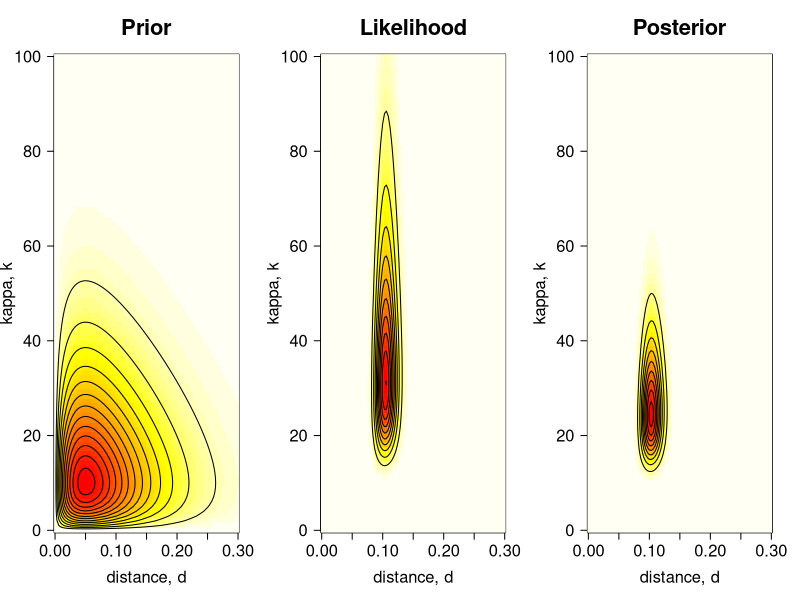
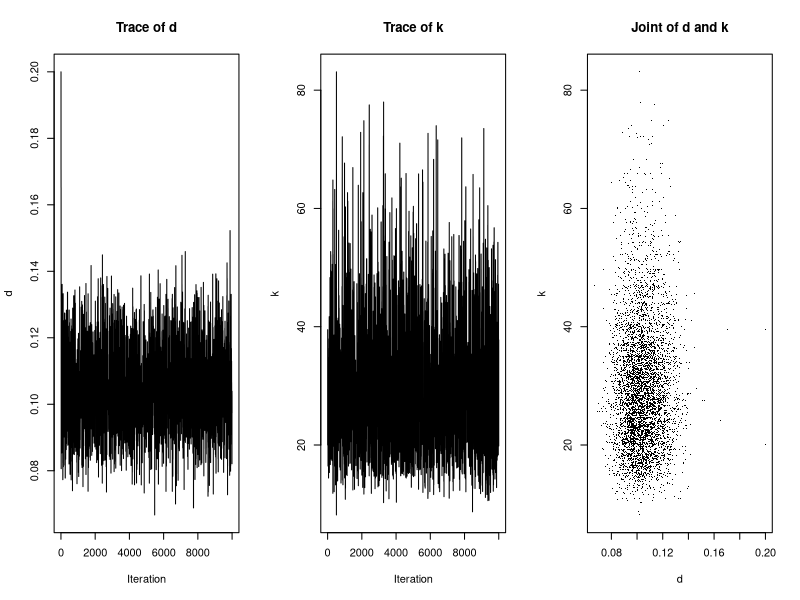
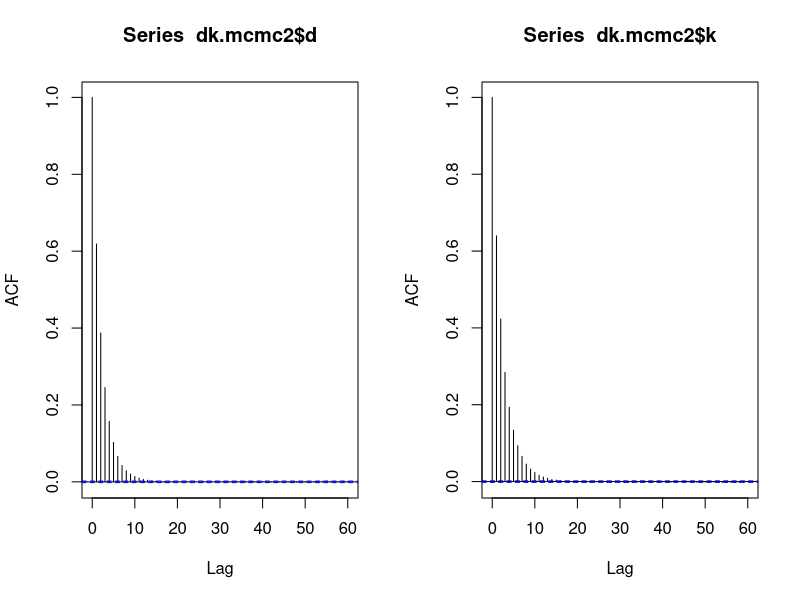
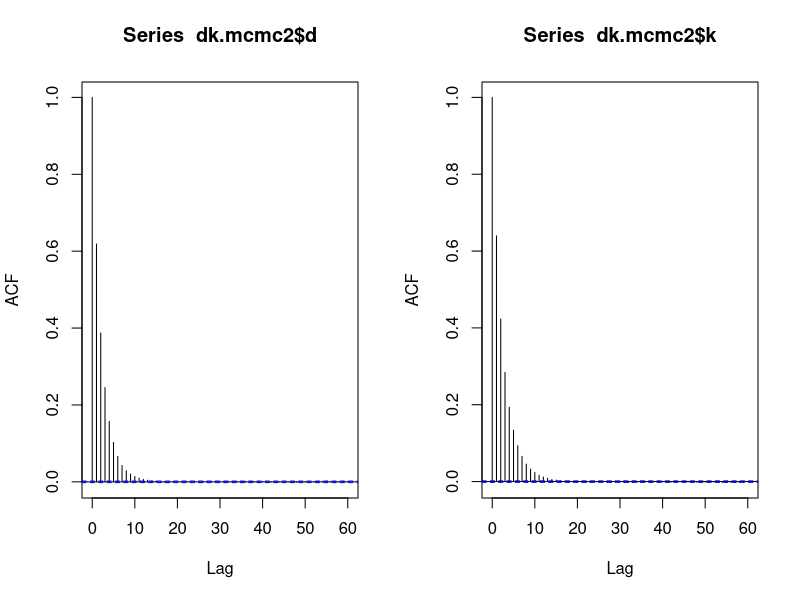
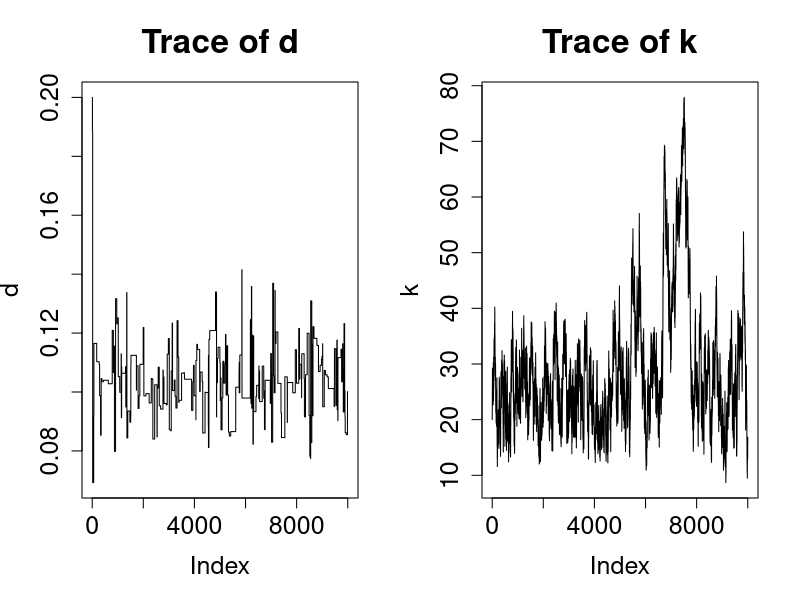
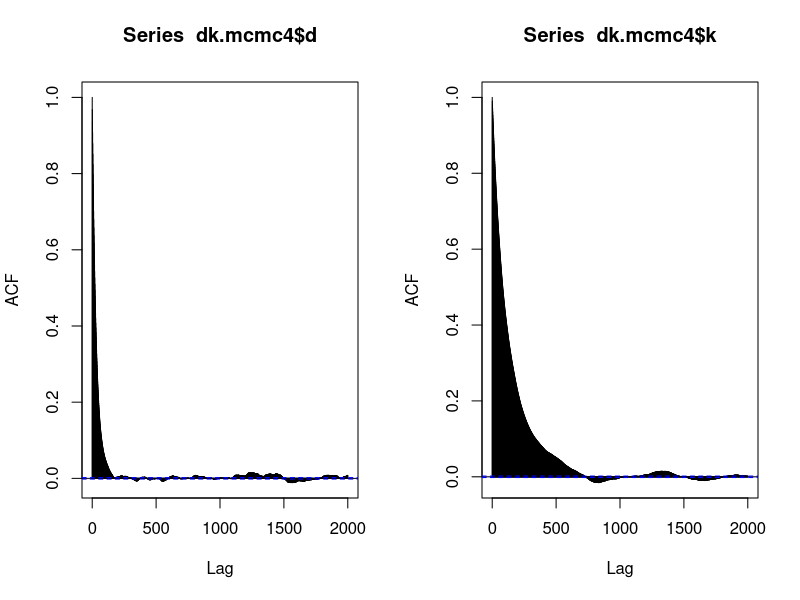
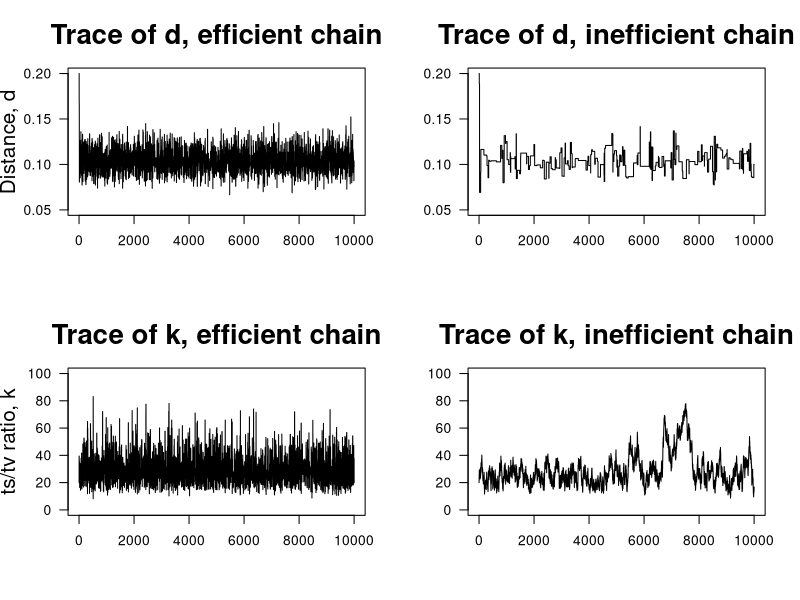
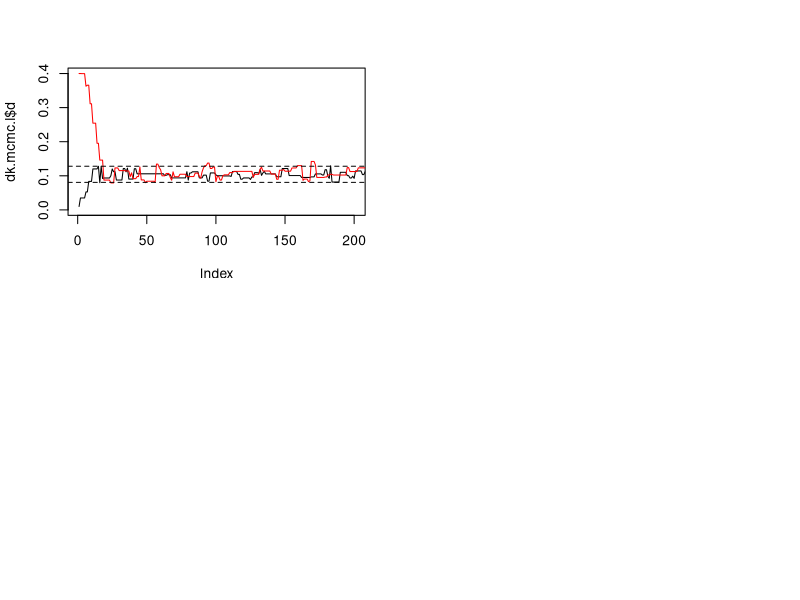

Reproduce these figures in R, in order.
##Shamelessly copied from: https://thednainus.wordpress.com/2017/03/03/tutorial-bayesian-mcmc-phylogenetics-using-r/


n <- 948 # length of alignment in bp
ns <- 84 # total number of transitions (23+30+10+21)
nv <- 6  # total number of transversions (1+0+2+0+2+1+0+0)


# Kimura's (1980) likelihood for two sequences
k80.lnL <- function(d, k, n=948, ns=84, nv=6){
  
  p0 <- .25 + .25 * exp(-4*d/(k+2)) + 
    .5 * exp(-2*d*(k+1)/(k+2))
  
  p1 <- .25 + .25 * exp(-4*d/(k+2)) - 
    .5 * exp(-2*d*(k+1)/(k+2))
  
  p2 <- .25 - .25 * exp(-4*d/(k+2))
  
  return ((n - ns - nv) * log(p0/4) +
            ns * log(p1/4) + nv * log(p2/4))
}


dim <- 100  # dimension for the plot
d.v <- seq(from=0, to=0.3, len=dim) # vector of d values
k.v <- seq(from=0, to=100, len=dim) # vector of k values
dk <- expand.grid(d=d.v, k=k.v)

par(mfrow=c(1, 3))

# Prior surface, f(D)f(k)
Pri <- matrix(dgamma(dk$d, 2, 20) * dgamma(dk$k, 2, .1),
              ncol=dim)

image(d.v, k.v, -Pri, las=1, col=heat.colors(50),
      main="Prior", xlab="distance, d",
      ylab="kappa, k", cex.main=2.0,
      cex.lab=1.5, cex.axis=1.5)

contour(d.v, k.v, Pri, nlev=10, drawlab=FALSE, add=TRUE)

# Likelihood surface, f(D|d,k)
lnL <- matrix(k80.lnL(d=dk$d, k=dk$k), ncol=dim)

# for numerical reasons, we scale the likelihood to be 1
# at the maximum, i.e. we subtract max(lnL)
L <- exp(lnL - max(lnL))  

image(d.v, k.v, -L, las=1, col=heat.colors(50),
      main="Likelihood", xlab="distance, d",
      ylab="kappa, k", cex.main=2.0,
      cex.lab=1.5, cex.axis=1.5)

contour(d.v, k.v, L, nlev=10,
        drawlab=FALSE, add=TRUE) # creates a contour plot

# Unscaled posterior surface, f(d)f(k)f(D|d,k)
Pos <- Pri * L

image(d.v, k.v, -Pos, las=1, col=heat.colors(50),
      main="Posterior", xlab="distance, d",
      ylab="kappa, k", cex.main=2.0,
      cex.lab=1.5, cex.axis=1.5)

contour(d.v, k.v, Pos, nlev=10,
        drawlab=FALSE, add=TRUE)

# function returning the logarithm of the unscaled posterior:
# f(d) * f(k) * f(D|d,k)
# by default we set the priors as: 
# f(d) = Gamma(d | 2, 20) and f(k) = Gamma(k | 2, .1)
ulnPf <- function(d, k, n=948, ns=84, nv=6, a.d=2, b.d=20, 
                  a.k=2, b.k=.1) {
  # The normalizing constant in the prior densities can 
  # be ignored:
  lnpriord <- (a.d - 1)*log(d) - b.d * d
  lnpriork <- (a.k - 1)*log(k) - b.k * k
  
  # log-Likelihood (K80 model):
  expd1 <- exp(-4*d/(k+2));
  expd2 <- exp(-2*d*(k+1)/(k+2))
  p0 <- .25 + .25 * expd1 + .5 * expd2
  p1 <- .25 + .25 * expd1 - .5 * expd2
  p2 <- .25 - .25 * expd1
  lnL <- ((n - ns - nv) * log(p0/4) + 
            ns * log(p1/4) + nv * log(p2/4))
  
  # Return unnormalised posterior:
  return (lnpriord + lnpriork + lnL)
}

mcmcf <- function(init.d, init.k, N, w.d, w.k) {
  # init.d and init.k are the initial states
  # N is the number of MCMC iterations.
  # w.d is the width of the sliding-window proposal for d.
  # w.k is the width of the sliding-window proposal for k.
  
  # We keep the visited states (d, k) in sample.d and sample.k 
  # for easy plotting. In practical MCMC applications, these 
  # are usually written into a file.
  sample.d <- sample.k <- numeric(N+1)
  
  # STEP 1: Initialise the MCMC chain
  d <- init.d;  sample.d[1] <- init.d
  k <- init.k;  sample.k[1] <- init.k
  ulnP <- ulnPf(d, k)
  acc.d <- 0;  acc.k <- 0 # number of acceptances
  
  for (i in 1:N) {
    # STEP 2: Propose new state d* 
    # we use a uniform sliding window of width w with reflection
    # to propose new values d* and k* 
    # propose d* and accept/reject the proposal
    dprop <- d + runif(1, -w.d/2, w.d/2)
    # reflect if dprop is negative
    if (dprop < 0) dprop <- -dprop
    
    ulnPprop <- ulnPf(dprop, k)
    lnalpha <- ulnPprop - ulnP
    
    # STEP 3: Accept or reject the proposal
    # if ru < alpha accept proposed d*:
    if (lnalpha > 0 || runif(1) < exp(lnalpha)){
      d <- dprop;  ulnP <- ulnPprop; 
      acc.d  <- acc.d + 1
    }
    # else reject and stay where we are (so that nothing needs 
    # to be done).
    
    # STEP 4: Repeat steps 2-3 for k
    # propose k* and accept/reject the proposal
    kprop <- k + runif(1, -w.k/2, w.k/2)
    # reflect if kprop is negative
    if (kprop < 0) kprop <- -kprop
    
    ulnPprop <- ulnPf(d, kprop)
    lnalpha <- ulnPprop - ulnP
    # if ru < alpha accept proposed k*:
    if (lnalpha > 0 || runif(1) < exp(lnalpha)){
      k <- kprop;  ulnP <- ulnPprop
      acc.k  <- acc.k + 1
    }
    # else reject and stay where we are.
    
    # STEP 5: Save chain state
    sample.d[i+1] <- d;  sample.k[i+1] <- k
  }
  
  # print out the proportion of times
  # the proposals were accepted
  print("Acceptance proportions (d, k):")
  print(c(acc.d/N, acc.k/N))
  
  # return vector of d and k visited during MCMC
  
  return (list(d=sample.d, k=sample.k))
}

# Test run-time:
system.time(mcmcf(0.2, 20, 1e4, .12, 180)) # about 0.3s
# Run again and save MCMC output:
dk.mcmc <- mcmcf(0.2, 20, 1e4, .12, 180)

par(mfrow=c(1,3))

# trace plot of d
plot(dk.mcmc$d, ty='l', xlab="Iteration", ylab="d", 
     main="Trace of d")

# trace plot of k
plot(dk.mcmc$k, ty='l', xlab="Iteration", ylab="k", 
     main="Trace of k")

# We can also plot the joint sample of d and k
# (points sampled from posterior surface)
plot(dk.mcmc$d, dk.mcmc$k, pch='.', xlab="d", ylab="k", 
     main="Joint of d and k")

# run a very long chain (1e6 generations take about
# 40s in my MacBook Air) to calculate efficiency
dk.mcmc2 <- mcmcf(0.2, 20, 1e6, .12, 180)

# R's acf function (for AutoCorrelation Function) 
par(mfrow=c(1,2))
acf(dk.mcmc2$d)
acf(dk.mcmc2$k)

# Define efficiency function
eff <- function(acf) 1 / (1 + 2 * sum(acf$acf[-1]))

# the efficiencies are roughly 22% for d and 
# 20% for k:
# [1] 0.2255753 # mcmcf(0.2, 20, 1e7, .12, 180)
eff(acf(dk.mcmc2$d))
# [1] 0.2015054 # mcmcf(0.2, 20, 1e7, .12, 180)
eff(acf(dk.mcmc2$k))



1e6 * 0.23 # ~230K
1e6 * 0.20 # ~200K


# The window width for the d proposal density is too large,
# while it is too small for k
dk.mcmc3 <- mcmcf(0.2, 20, 1e4, 3, 5)

par(mfrow=c(1,2))
# because proposal width for d is too large,
# chain gets stuck at same values of d:
plot(dk.mcmc3$d, ty='l', main="Trace of d", cex.main=2.0,
     cex.lab=1.5, cex.axis=1.5, ylab="d")

# whereas proposal width for k is too small,
# so chain moves slowly:
plot(dk.mcmc3$k, ty='l', main="Trace of k", cex.main=2.0,
     cex.lab=1.5, cex.axis=1.5, ylab="k")


dk.mcmc4 <- mcmcf(0.2, 20, 1e6, 3, 5)

# Efficiencies are roughly 1.5% for d, and 0.35% for k:
# [1] 0.01530385  # mcmcf(0.2, 20, 1e7, 3, 5)
eff(acf(dk.mcmc4$d, lag.max=2e3))

# [1] 0.003493112 # mcmcf(0.2, 20, 1e7, 3, 5)
eff(acf(dk.mcmc4$k, lag.max=2e3))


par(mfrow=c(2,2))

plot(dk.mcmc$d, ty='l', las=1, ylim=c(.05,.2),
     main="Trace of d, efficient chain", xlab='',
     ylab="Distance, d", cex.main=2.0, cex.lab=1.5)
plot(dk.mcmc3$d, ty='l', las=1, ylim=c(.05,.2),
     main="Trace of d, inefficient chain", xlab='',
     ylab='', cex.main=2.0, cex.lab=1.5)
plot(dk.mcmc$k, ty='l', las=1, ylim=c(0,100),
     main="Trace of k, efficient chain",
     xlab='', ylab="ts/tv ratio, k",
     cex.main=2.0, cex.lab=1.5)
plot(dk.mcmc3$k, ty='l', las=1, ylim=c(0,100),
     main="Trace of k, inefficient chain",
     xlab='', ylab='', cex.main=2.0, cex.lab=1.5)


dk.mcmc.l <- mcmcf(0.01, 20, 1e4, .12, 180)
dk.mcmc.h <- mcmcf(0.4, 20, 1e4, .12, 180)

plot(dk.mcmc.l$d, xlim = c(1,200), ylim = c(0,0.4), ty = "l")
lines(dk.mcmc.h$d, col="red")

# We use the low chain to calculate the mean
# and sd of d. We could have used the high chain
# as well.
mean.d <- mean(dk.mcmc.l$d)
sd.d <- sd(dk.mcmc.l$d)
abline(h = mean.d + 2 * c(-sd.d, sd.d), lty = 2)


# Efficient chain (good proposal step sizes)
dk.mcmc.b <- mcmcf(0.05, 5, 1e4, .12, 180)
# Inefficient chain (bad proposal step sizes)
dk.mcmc3.b <- mcmcf(0.05, 5, 1e4, 3, 5)


par(mfrow=c(1,2))
bks <- seq(from=0, to=150, by=1)

hist(dk.mcmc.b$k, prob=TRUE, breaks=bks, border=NA,
     col=rgb(0, 0, 1, .5), las=1, xlab="kappa",
     xlim=c(0,100), ylim=c(0,.055))

hist(dk.mcmc$k, prob=TRUE, breaks=bks, border=NA,
     col=rgb(.5, .5, .5, .5), add=TRUE)

hist(dk.mcmc3.b$k, prob=TRUE, breaks=bks, border=NA,
     col=rgb(0, 0, 1, .5), las=1, xlab="kappa",
     xlim=c(0,100), ylim=c(0,.055))

hist(dk.mcmc3$k, prob=TRUE, breaks=bks, border=NA,
     col=rgb(.5, .5, .5, .5), add=TRUE)


# posterior means (similar for efficient chains):
mean(dk.mcmc$d); mean(dk.mcmc.b$d)
mean(dk.mcmc$k); mean(dk.mcmc.b$k)

# posterior means (not so similar for the inefficient chains):
mean(dk.mcmc3$d); mean(dk.mcmc3.b$d)
mean(dk.mcmc3$k); mean(dk.mcmc3.b$k)


# efficient chain, standard error of the means
sqrt(1/1e4 * var(dk.mcmc$d) / 0.23) # roughly 2.5e-4
sqrt(1/1e4 * var(dk.mcmc$k) / 0.20) # roughly 0.2

# inefficient chain, standard error of the means
sqrt(1/1e4 * var(dk.mcmc3$d) / 0.015) # roughly 9.7e-4
sqrt(1/1e4 * var(dk.mcmc3$k) / 0.003) # roughly 1.6


par(mfrow=c(1,2)); adj <- 1.5
# Efficient chains:
plot(density(dk.mcmc.b$k, adj=adj), col="blue", las=1,
     xlim=c(0, 100), ylim=c(0, .05), xaxs="i", yaxs="i")
lines(density(dk.mcmc$k, adj=adj), col="black")

# Inefficient chains:
plot(density(dk.mcmc3.b$k, adj=adj), col="blue", las=1,
     xlim=c(0, 100), ylim=c(0, .05), xaxs="i", yaxs="i")
lines(density(dk.mcmc3$k, adj=adj), col="black")